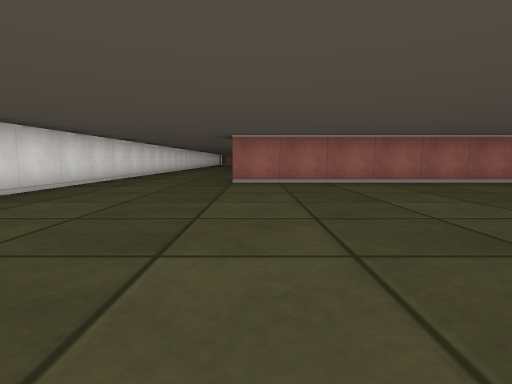
View 1 (above)

16 first-person views from a walk through a cub3D ray-caster map. The camera is about half as high as the walls, tilts 6° down and sees 80° across. The floor is counted in squares. Each view is taken from the middle of a square. On the plan, view 1 faces up. The plan holds only what a view shows up to about 9 squares ahead; the rest is blank.

View 2
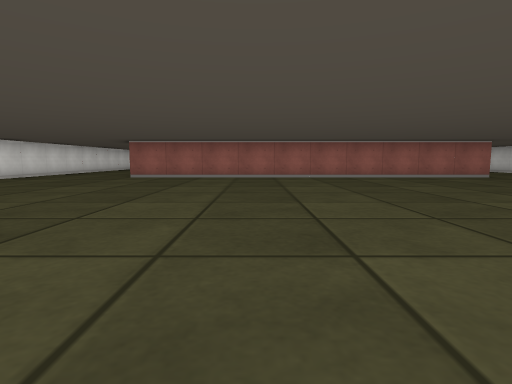

View 3
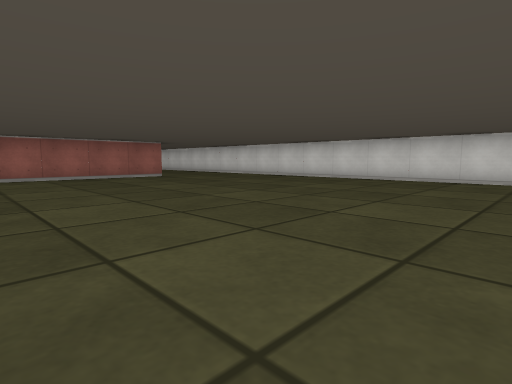

View 4
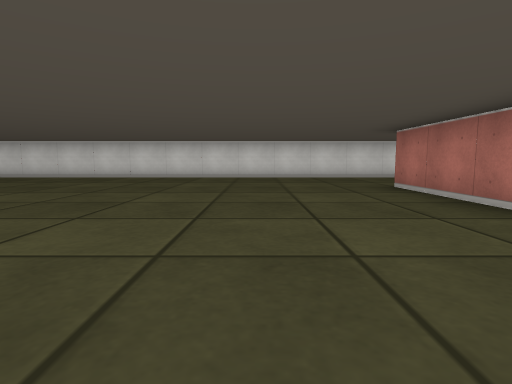

View 5
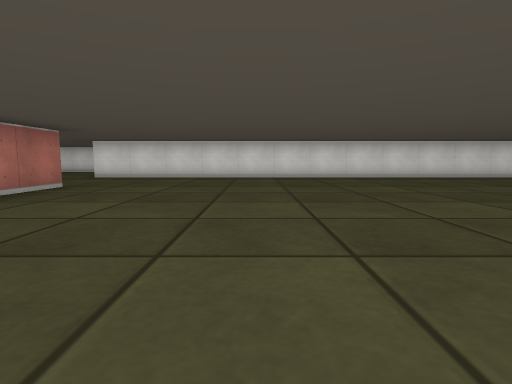

View 6
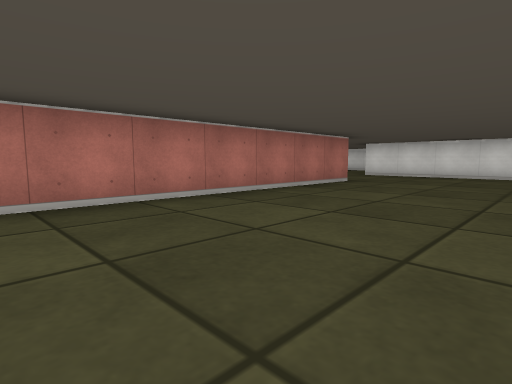

View 7
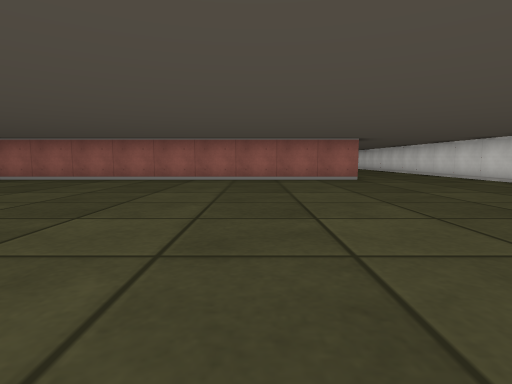

View 8
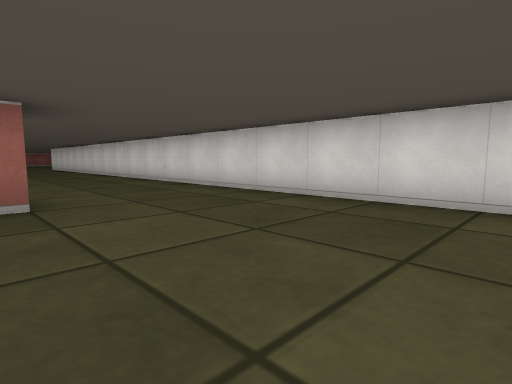

View 9
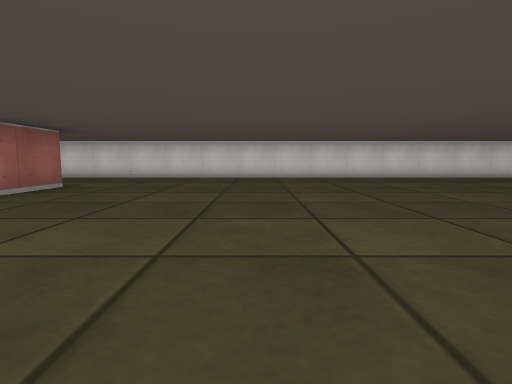

View 10
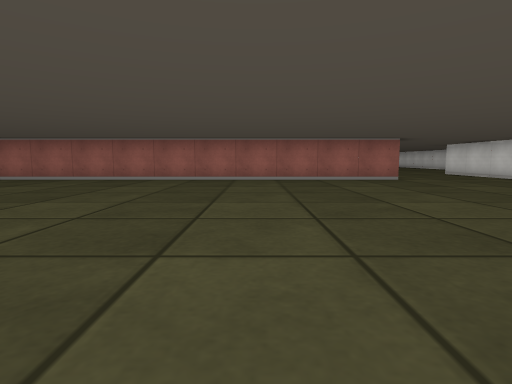

View 11
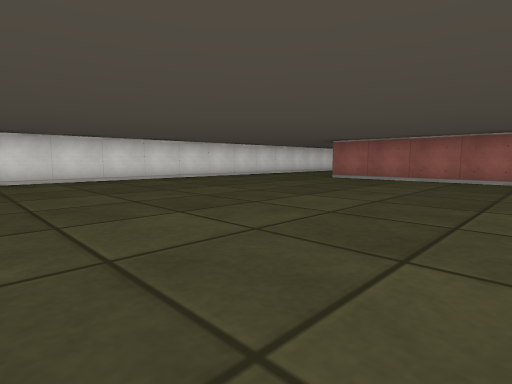

View 12
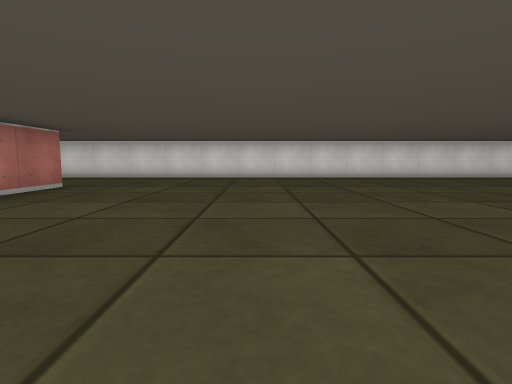

View 13
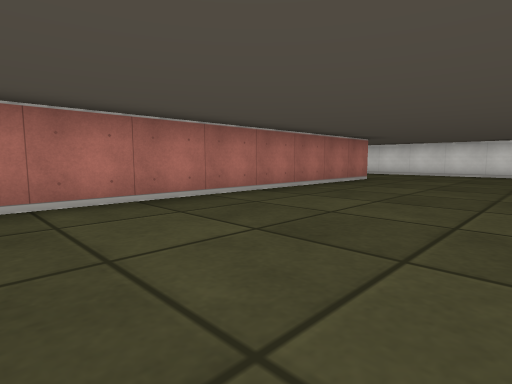

View 14
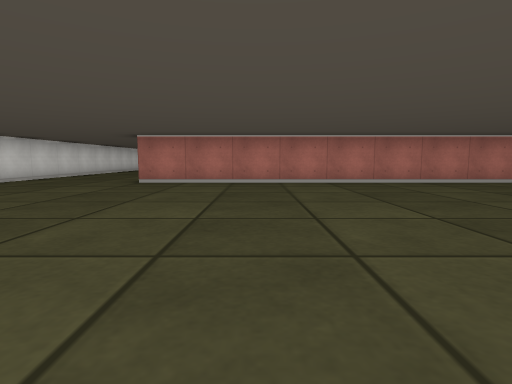

View 15
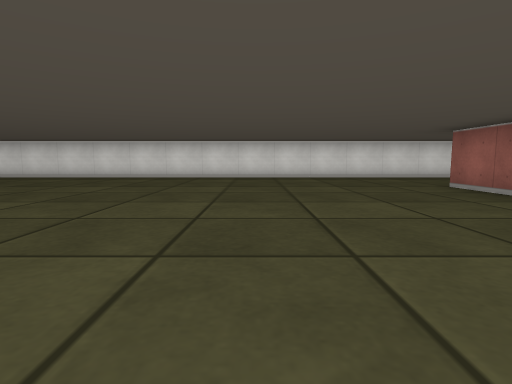

View 16
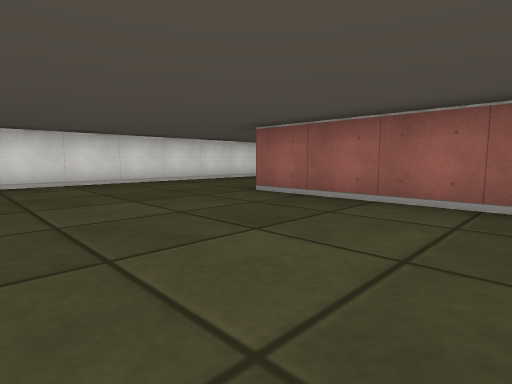

### Floor plan
Points are (right, up) in squares from view 1. A wall is a line through its corners. A room is listed if a view was taken in it or the views show most of it. See-through windows are left out.
Room 1 (views 1, 2, 3, 4, 5, 6, 7, 8)
walls: (-0.6, -4.5) (9.5, -4.5); (9.6, 6.5) (-0.5, 6.5); (12.5, -4.4) (12.5, 7.5); (-3.5, 8.4) (-3.5, -3.5)
ways out: opening at (-2, 8.7) to room 2; opening at (11, 8) to room 2; opening at (-2, -3.3); opening at (11, -4)
Room 2 (views 9, 10, 11, 12, 13, 14, 15, 16)
walls: (-0.6, 7.5) (9.5, 7.5); (9.6, 17.5) (-0.5, 17.5); (-3.5, 19.4) (-3.5, 8.4); (12.5, 7.5) (12.5, 18.5)
ways out: opening at (-2, 8.7) to room 1; opening at (11, 8) to room 1; opening at (-2, 19.7); opening at (11, 19)

Where each view was taken, in squares from view 1:
view 1: 0 up, 0 right, facing up
view 2: 2 down, 3 right, facing up
view 3: 2 down, 5 right, facing up-right
view 4: 2 down, 4 right, facing right
view 5: 1 down, 5 right, facing left
view 6: 1 down, 6 right, facing down-left
view 7: 1 down, 7 right, facing up
view 8: 3 up, 9 right, facing up-right
view 9: 14 up, 4 right, facing right
view 10: 10 up, 6 right, facing up
view 11: 10 up, 4 right, facing up-left
view 12: 11 up, 5 right, facing left
view 13: 11 up, 7 right, facing down-left
view 14: 14 up, 7 right, facing down
view 15: 14 up, 5 right, facing left
view 16: 14 up, 3 right, facing up-left
